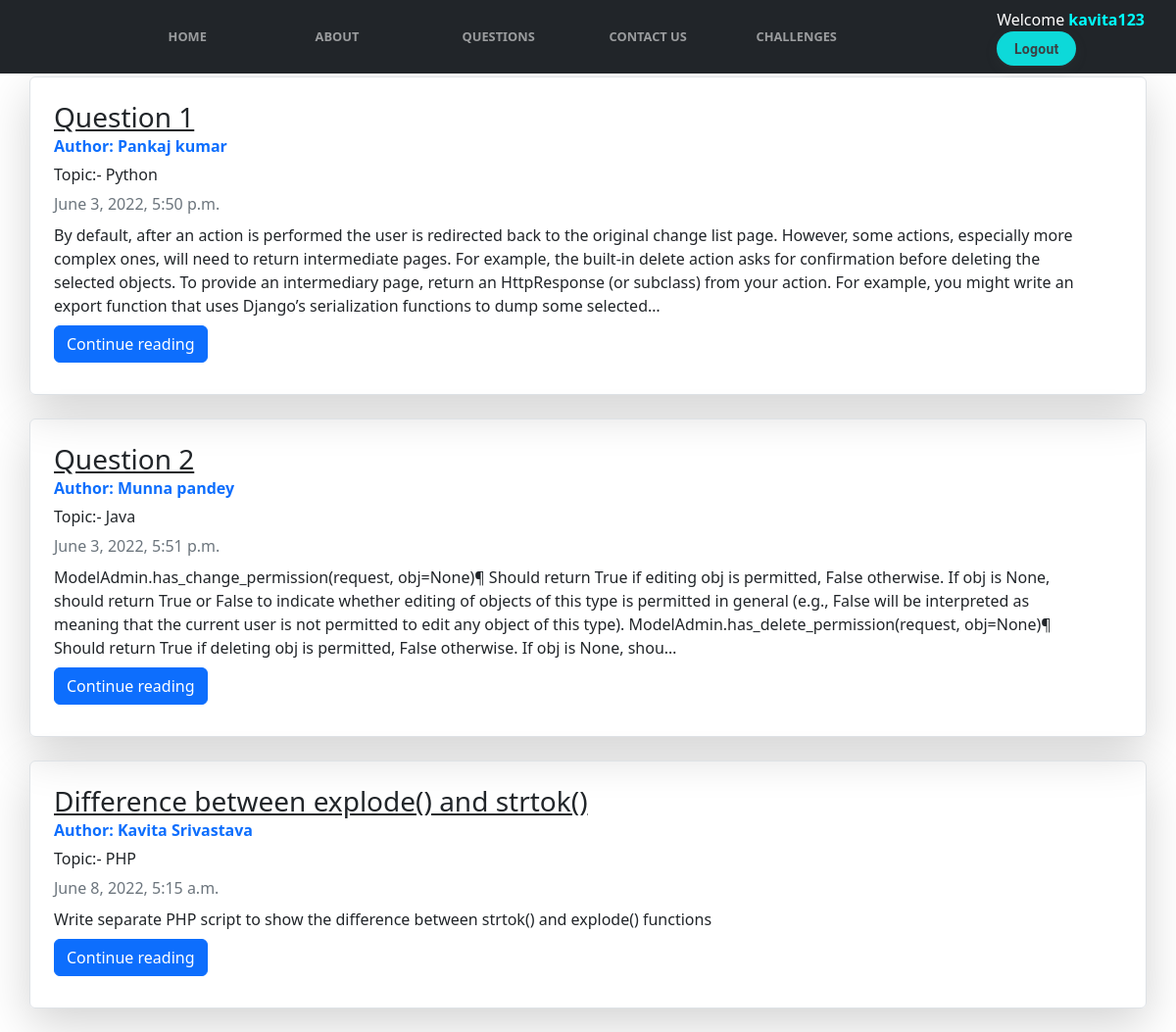
The app's page /questions/ (signed in) with its own data.
### questions/models.py (models this page shows)
class Ques(models.Model):
    sno = models.AutoField(primary_key= True)
    title = models.CharField(max_length=255)
    topic = models.CharField(max_length=200)
    author=models.CharField(max_length=60)
    slug=models.CharField(max_length=130)
    timeStamp=models.DateTimeField(blank=True)
    content=models.TextField()

### questions/views.py (the view)
# urls.py: path('', views.questions, name="questions"),
def questions(request):
    allPosts= Ques.objects.all()
    context={'allPosts': allPosts}
    return render(request, "questions/questions.html", context)

### template/questions/questions.html (shortened to what this page needs)
{% extends 'base.html' %}
{% block body %}
<div class="container my-3">
    <h2>Coding Questions By Mentors</h2>
    {% for Ques in allPosts %}
    <div class="row no-gutters border rounded overflow-hidden flex-md-row mb-4 shadow-lg h-md-250 my-4 position-relative">
        <div class="col p-4 d-flex flex-column position-static">
            <h3 class="mb-0"><u>{{Ques.title}}</u></h3>
            <strong class="d-inline-block mb-2 text-primary">Author: {{Ques.author}}</strong>
            <h6>Topic:- {{Ques.topic}}</h6>
            <div class="mb-2 text-muted">{{Ques.timeStamp}}</div>
            <p class="card-text mb-auto">{{Ques.content| truncatechars:500}}</p>
            <div class="my-2">
            	<a href="/questions/{{Ques.slug}}" role="button" class="btn btn-primary">Continue reading</a>
            </div>
        </div>
        <div class="col-auto d-none d-lg-block">
        </div>
        </div>
        {% endfor %}
    </div>
{% endblock %}

### template/base.html (shortened to what this page needs)
<!DOCTYPE html>
<html lang="en">
<head>
  <link href="https://cdn.jsdelivr.net/npm/bootstrap@5.1.3/dist/css/bootstrap.min.css" rel="stylesheet"
>
    {% load static %}
    <link rel="stylesheet" type="text/css" href="{% static 'css/styles.css' %}">
    <link href="https://cdn.jsdelivr.net/npm/bootstrap@5.2.0-beta1/dist/css/bootstrap.min.css" rel="stylesheet"
>
    <link rel="stylesheet" href="https://cdnjs.cloudflare.com/ajax/libs/font-awesome/5.15.2/css/all.min.css"/>
  </head>
<body>
  <nav class="navbar fixed-top navbar-expand-sm bg-dark navbar-dark" style="background-color: #131413;">
    <div class="container-fluid">
      <div style="display:flex; justify-content: space-between;" class="collapse navbar-collapse" id="navbarNav">
        <div class="items">
        <ul class="navbar-nav">
          <a href="/" class="nav-link"><b> Home </b></a>
          <a href="#about" class="nav-link"><b> About </b></a>
          <a href="/questions" class="nav-link"><b> Questions </b></a>
          <a href="/contact" class="nav-link"><b> Contact Us </b></a>
          <a href="/" class="nav-link"><b> Challenges </b></a>
        </ul>
      </div>
      <div>
        {% if user.is_authenticated %}
        <p style="color:white; margin-bottom: 0px; margin-right: 20px;">Welcome <b style="color: cyan;">{{request.user}}</b></p>
        <a type="button" href="/logout" class="button-17" style="text-decoration: none;">Logout</a>
        {% endif %}
      </div>
      </div>
    </div>
  </nav>
{% block body %}{% endblock body %}
</body>
</html>

### static/css/styles.css (style rules this page uses)
* { margin: 0; padding: 0; }
.navbar { background: #000000; }
.navbar-nav { position: relative; top: 2%; left: 20%; }
.navbar-nav a { color: #f6f4e6; text-decoration: none; font-size: .8em; text-transform: uppercase; font-weight: 500; display: inline-block; width: 150px; -webkit-transition: all 0.2s ease-in-out; transition: all 0.2s ease-in-out; }
.button-17 { align-items: center; appearance: none; background-color: #0dd9d9; border-radius: 24px; border-style: none; box-shadow: rgba(0, 0, 0, .2) 0 3px 5px -1px,rgba(0, 0, 0, .14) 0 6px 10px 0,rgba(0, 0, 0, .12) 0 1px 18px 0; box-sizing: border-box; color: #3c4043; cursor: pointer; display: inline-flex; fill: currentcolor; font-family: "Google Sans",Roboto,Arial,sans-serif; font-size: 14px; font-weight: 700; height:35px; justify-content: center; letter-spacing: .25px; line-height: normal; max-width: 100%; overflow: visible; padding: 1px 18px; position: relative; text-align: center; text-transform: none; transition: box-shadow 320ms cubic-bezier(.4, 0, .2, 1),opacity 21ms linear 30ms,transform 270ms cubic-bezier(0, 0, .2, 1) 0ms; user-select: none; -webkit-user-select: none; touch-action: manipulation; width: auto; will-change: transform,opacity; z-index: 0; }
.button-17:not(:disabled) { box-shadow: rgba(60, 64, 67, .3) 0 1px 3px 0, rgba(60, 64, 67, .15) 0 4px 8px 3px; }

### records on screen
Ques: title "Question 1", author "Pankaj kumar", topic "Python", timeStamp "June 3, 2022, 5:50 p.m.", content "By default, after an action is performed the user is redirected back to the original change list page. However, some actions, especially more complex ones, will need to return intermediate pages. For example, the built-in delete action asks for confirmation before deleting the selected objects. To provide an intermediary page, return an HttpResponse (or subclass) from your action. For example, you might write an export function that uses Django’s serialization functions to dump some selected…"
Ques: title "Question 2", author "Munna pandey", topic "Java", timeStamp "June 3, 2022, 5:51 p.m.", content "ModelAdmin.has_change_permission(request, obj=None)¶ Should return True if editing obj is permitted, False otherwise. If obj is None, should return True or False to indicate whether editing of objects of this type is permitted in general (e.g., False will be interpreted as meaning that the current user is not permitted to edit any object of this type). ModelAdmin.has_delete_permission(request, obj=None)¶ Should return True if deleting obj is permitted, False otherwise. If obj is None, shou…"
Ques: title "Difference between explode() and strtok()", author "Kavita Srivastava", topic "PHP", timeStamp "June 8, 2022, 5:15 a.m.", content "Write separate PHP script to show the difference between strtok() and explode() functions"

### other values on screen
{{ request.user }} "kavita123"
